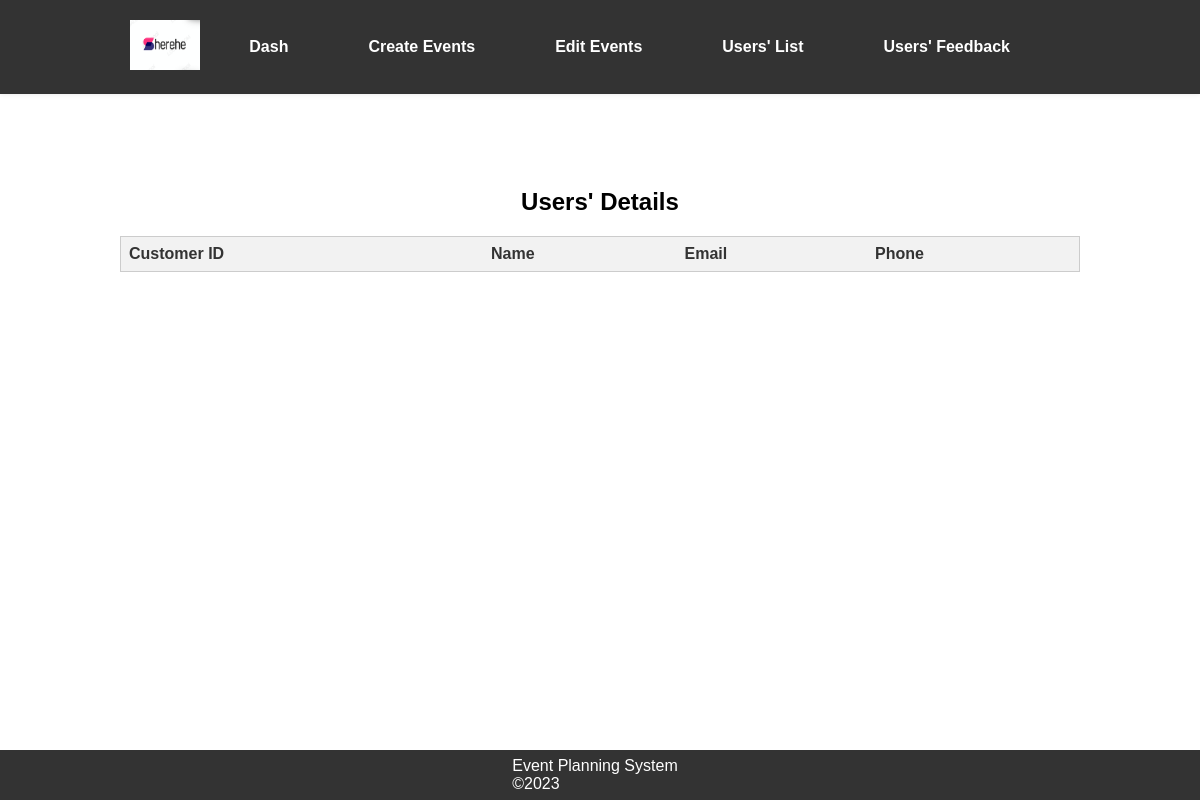
/admin/users_details.php, run on an earlier commit of the app's database.
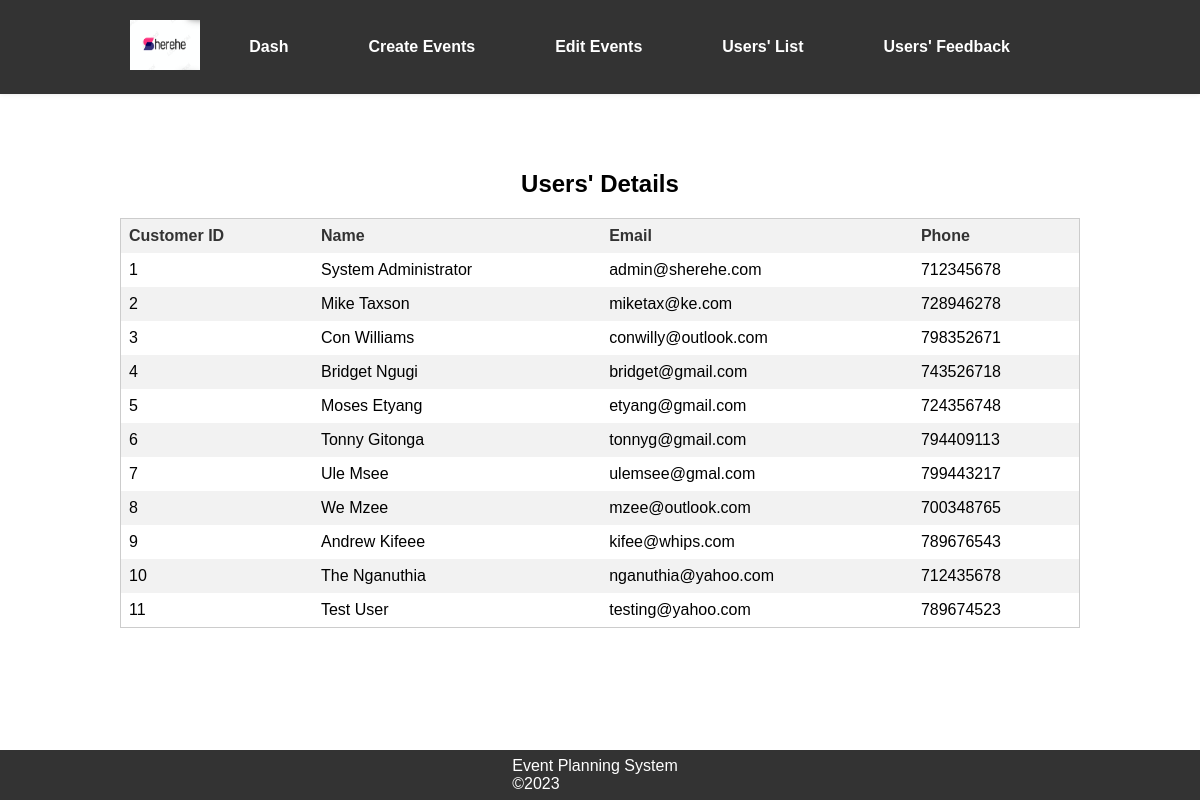
And on a later commit of the database.
### tables this page shows
CREATE TABLE `customers` (
  `customer_id` int(20) NOT NULL,
  `customer_name` text NOT NULL,
  `customer_email` varchar(20) NOT NULL,
  `username` varchar(20) NOT NULL,
  `password` varchar(25) NOT NULL,
  `customer_phone` int(20) NOT NULL
);

### admin/users_details.php (the view, shortened to what this page needs)
<!DOCTYPE html>
<html>
<head>
    <link rel="stylesheet" href="view_feedback.css">
</head>
<body>
    <header>
        <nav>
            <a href="../index.php"><img src="../images/logo.png" alt="Sherehe logo"></a>
            <ul>
                <li><a href="admin_dash.php">Dash</a></li>
                <li><a href="insertion.php">Create Events</a></li>
                <li><a href="view_events.php">Edit Events</a></li>
                <li><a href="users_details.php">Users' List</a></li>
                <li><a href="view_feedback.php">Users' Feedback</a></li>
            </ul>
        </nav>
    </header>
    <main>
        <table>
            <caption>Users' Details</caption>
            <thead>
                <tr>
                    <th>Customer ID</th>
                    <th>Name</th>
                    <th>Email</th>
                    <th>Phone</th>
                </tr>
            </thead>
            <tbody>
                <?php
                $servername = "localhost";
                $username = "root";
                $password = "";
                $dbname = "sherehe";
                $conn = mysqli_connect($servername, $username, $password, $dbname);
                $sql = "SELECT * FROM customers";
                $result = mysqli_query($conn, $sql);
                if (mysqli_num_rows($result) > 0) {
                    while ($row = mysqli_fetch_assoc($result)) {
                        echo "<tr><td>" . $row["customer_id"] . "</td><td>" . $row["customer_name"] . "</td><td>" . $row["customer_email"] . "</td><td>" . $row["customer_phone"] . "</td></tr>";
                    }
                } else {
                    echo "0 results";
                }
                ?>
            </tbody>
        </table>
    </main>
    <footer>
        <ul class="info">
            <li>Event Planning System <br> ©2023</li>
        </ul>
    </footer>
</body>
</html>

What changed in the data, as far as the page shows it:
added customers: customer_id "1", customer_name "System Administrator", customer_email "admin@sherehe.com", customer_phone "712345678"
added customers: customer_id "2", customer_name "Mike Taxson", customer_email "miketax@ke.com", customer_phone "728946278"
added customers: customer_id "3", customer_name "Con Williams", customer_email "conwilly@outlook.com", customer_phone "798352671"
added customers: customer_id "4", customer_name "Bridget Ngugi", customer_email "bridget@gmail.com", customer_phone "743526718"
added customers: customer_id "5", customer_name "Moses Etyang", customer_email "etyang@gmail.com", customer_phone "724356748"
added customers: customer_id "6", customer_name "Tonny Gitonga", customer_email "tonnyg@gmail.com", customer_phone "794409113"
added customers: customer_id "7", customer_name "Ule Msee", customer_email "ulemsee@gmal.com", customer_phone "799443217"
added customers: customer_id "8", customer_name "We Mzee", customer_email "mzee@outlook.com", customer_phone "700348765"
added customers: customer_id "9", customer_name "Andrew Kifeee", customer_email "kifee@whips.com", customer_phone "789676543"
added customers: customer_id "10", customer_name "The Nganuthia", customer_email "nganuthia@yahoo.com", customer_phone "712435678"
added customers: customer_id "11", customer_name "Test User", customer_email "testing@yahoo.com", customer_phone "789674523"
